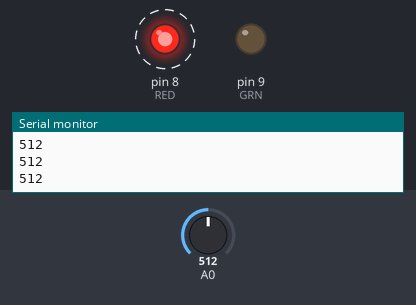
A sketch run on a simulated Arduino Uno, built with avr-gcc and run on an emulated ATmega328P. Shown: output pins drawn as LEDs (lit = HIGH), the last lines printed to the serial monitor. Dashed ring = blinking. The test bench sets the inputs (shaded band); at power-on: A0 = 512.

Above: at 0.9 s.
1.3 s: A0 set to 490
At 2.0 s:
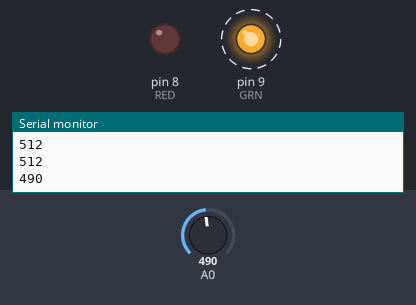
4.3 s: A0 set to 510
At 4.9 s:
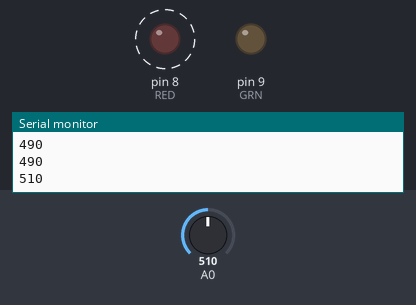
Timing chart, 0 to 13.3 s (numbered marks = the images above; inputs shaded):
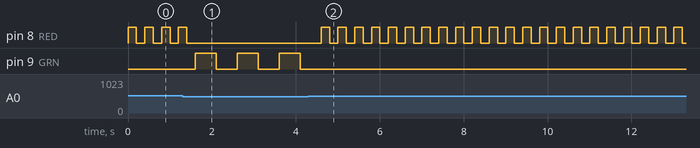

The sketch:

adc-danger.ino
```cpp
int RED = 8;
int GRN = 9;

void setup()
{
  Serial.begin(9600);
  pinMode(RED, OUTPUT);
  pinMode(GRN, OUTPUT);
}

void loop()
{
  if(analogRead(A0) > 500)
  {
    digitalWrite(RED, HIGH);
    Serial.println(analogRead(A0));
    delay(200);
    digitalWrite(RED, LOW);
    delay(200);
  }
  else
  {
    digitalWrite(GRN, HIGH);
    Serial.println(analogRead(A0));
    delay(500);
    digitalWrite(GRN, LOW);
    delay(500);
  }
}
```

Measured:
- the behaviour switches between 501 and 500 on A0 (found by bisection; images 0 and 1)
- after the input at 1.3 s, pin 8 (RED): goes on until 1.4 s, then stays LOW; pin 9 (GRN): alternates HIGH for 0.50 s and LOW for 0.50 s, starting after 0.30 s
- after the input at 4.3 s, pin 8 (RED): alternates HIGH for 0.20 s and LOW for 0.20 s, starting after 0.30 s; pin 9 (GRN): stops changing and stays LOW
- by itself, pin 8 (RED): alternates HIGH for 0.20 s and LOW for 0.20 s
